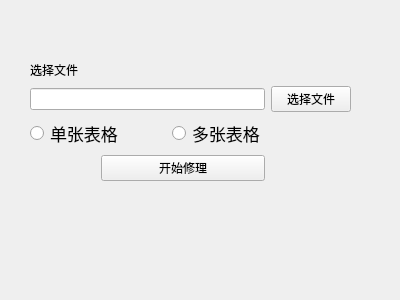
<?xml version="1.0" encoding="UTF-8"?>
<ui version="4.0">
 <class>Form</class>
 <widget class="QWidget" name="Form">
  <property name="geometry">
   <rect>
    <x>0</x>
    <y>0</y>
    <width>400</width>
    <height>300</height>
   </rect>
  </property>
  <property name="windowTitle">
   <string>Form</string>
  </property>
  <widget class="QWidget" name="">
   <property name="geometry">
    <rect>
     <x>30</x>
     <y>60</y>
     <width>321</width>
     <height>121</height>
    </rect>
   </property>
   <layout class="QGridLayout" name="gridLayout">
    <item row="0" column="0">
     <widget class="QLabel" name="label">
      <property name="text">
       <string>选择文件</string>
      </property>
     </widget>
    </item>
    <item row="1" column="0" colspan="3">
     <widget class="QLineEdit" name="lineEdit"/>
    </item>
    <item row="1" column="3">
     <widget class="QPushButton" name="fileButton">
      <property name="text">
       <string>选择文件</string>
      </property>
     </widget>
    </item>
    <item row="2" column="0" colspan="2">
     <widget class="QRadioButton" name="rpngButton">
      <property name="font">
       <font>
        <pointsize>13</pointsize>
       </font>
      </property>
      <property name="text">
       <string>单张表格</string>
      </property>
     </widget>
    </item>
    <item row="2" column="2">
     <widget class="QRadioButton" name="rjpgButton">
      <property name="font">
       <font>
        <pointsize>13</pointsize>
       </font>
      </property>
      <property name="text">
       <string>多张表格</string>
      </property>
     </widget>
    </item>
    <item row="3" column="1" colspan="2">
     <widget class="QPushButton" name="pushButton">
      <property name="text">
       <string>开始修理</string>
      </property>
     </widget>
    </item>
   </layout>
  </widget>
 </widget>
 <resources/>
 <connections/>
</ui>
